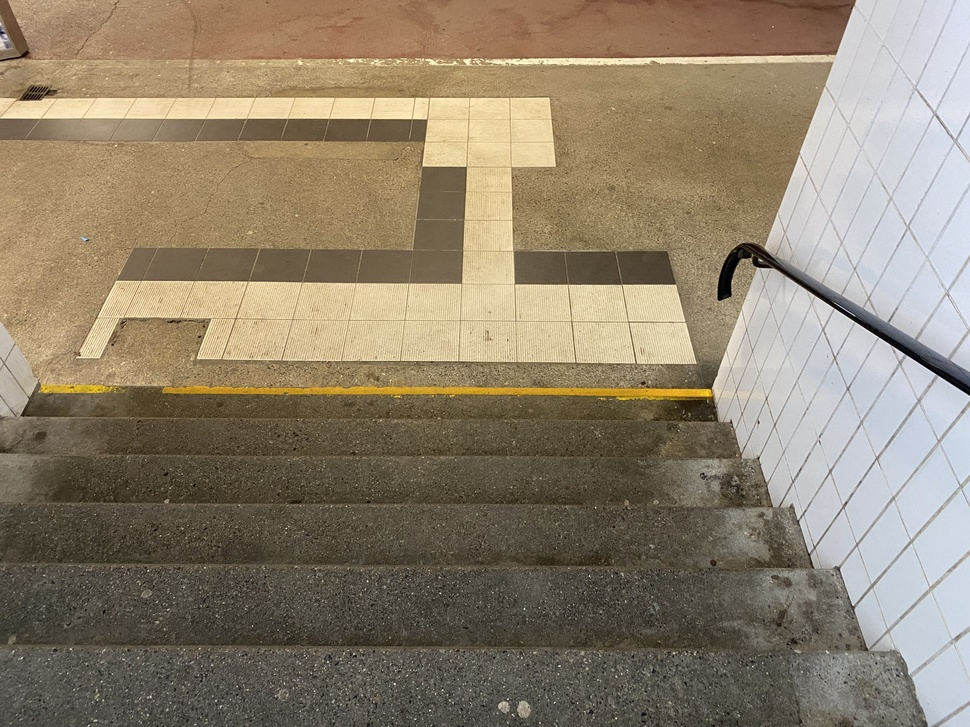
#> input picture Test_Bilder/IMG_7553.jpeg, 970 x 727 px, shrunk from 4032 x 3024 before the run, found by its file name
$ jupyter execute test_img7553.ipynb   (older library calls are emulated)
#> lines starting #> are read from the running program, lines starting #| are printed output that depends on the picture; after the words box and inside, x2 and y2 are one past the last pixel; in counts of white or black regions, pixels touching at a corner belong together
[cell 1]
import numpy as np
import cv2
import matplotlib.pyplot as plt

[cell 2]
img = cv2.imread("/Users/hendricpopma/Documents/Uni/Uni_6_Sem/Bums/project_bums/Test_Bilder/IMG_7553.jpeg", 0 )
plt.gray()

[cell 3]
gauss = cv2.GaussianBlur(img, None, 30)
plt.imshow(gauss)
t, seg = cv2.threshold(img,150,1,cv2.THRESH_BINARY) #streifen = 200
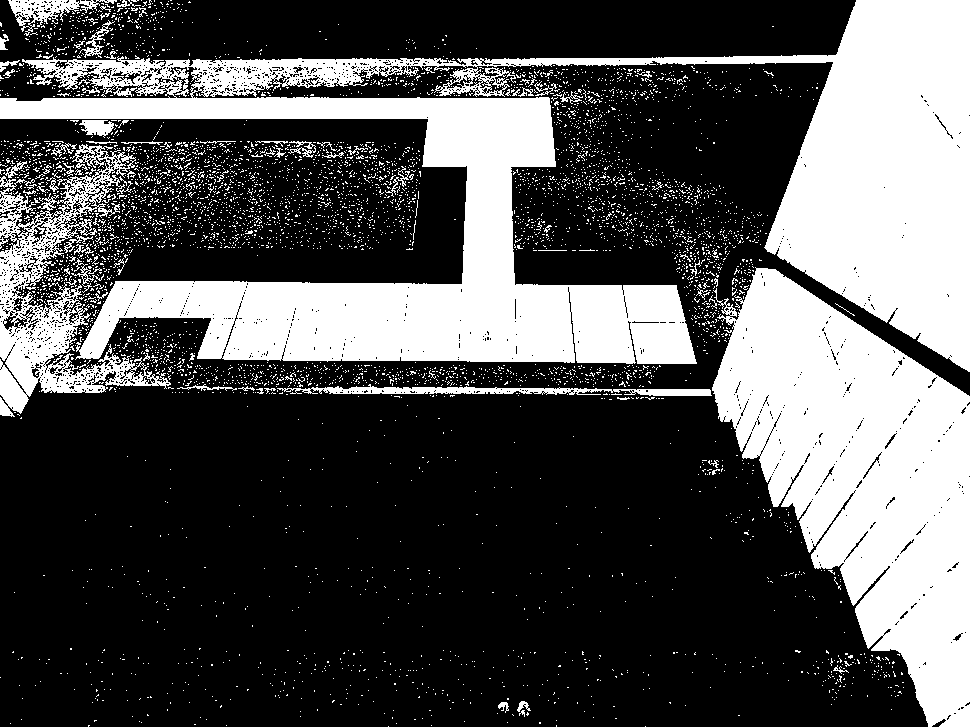
#> seg: shape (727, 970); values 0 (black) and 1 (white), 32.5% white; 5431 white regions (5339 under 20 px)
plt.imshow(seg)

[cell 4]
cnts, hierachy = cv2.findContours(seg, cv2.RETR_EXTERNAL, cv2.CHAIN_APPROX_SIMPLE)
#> cnts = 5410 contours, 5382 with area under 20; largest, box (x1, y1, x2, y2) and area: (0, 0, 970, 372) 129340, (712, 267, 970, 727) 65358, (0, 144, 171, 417) 15782, (277, 384, 712, 396) 1919, (8, 0, 117, 36) 1236
out = cv2.merge((img, img, img))

cv2.drawContours(out, cnts, -1, [255,0,0], 10)
plt.imshow(out)
area = []
for cnt in cnts:
    area.append(cv2.contourArea(cnt))
#> this loop made 5410 passes
#> cnt on passes 1 to 3: [[645, 726]], [[388, 726]], [[556, 725], [556, 726]]
#> after the loop, area = 5410 values, max 129339.5 at index 5401, min 0 at index 0, mean 40.17
max(area)
#> Out = 129339.5

[cell 5]
derx=cv2.Sobel(gauss, cv2.CV_32F, 1, 0, ksize=1)
dery=cv2.Sobel(gauss, cv2.CV_32F, 0, 1, ksize=1)
gradmag=np.sqrt(derx**2 + dery**2)
plt.imshow(gradmag)
gradmag_w = (gradmag).astype('uint8')
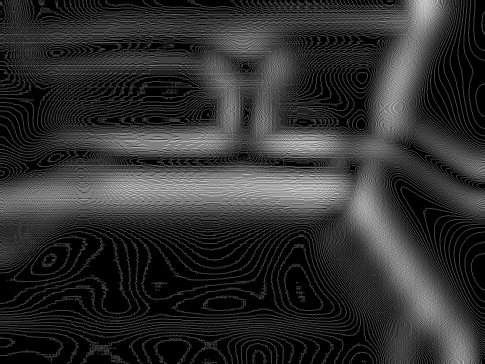
#> gradmag_w: shape (727, 970) (shown at 1/2 size); min 0, max 4, mean 0.736; drawn with min black and max white
linesh = cv2.HoughLinesP(gradmag_w, 1, np.pi/180, 60,
                        minLineLength=100, maxLineGap=10)
#> linesh = 1249 rows, first 6: [306, 14, 952, 660], [240, 9, 957, 726], [377, 103, 969, 695], [363, 99, 955, 691], [319, 7, 962, 650], [235, 11, 950, 726]

lines=np.squeeze(linesh)
#> lines has the same summary as linesh
img_rgb = cv2.merge((img, img, img))
for (x1,y1,x2,y2) in lines:
    cv2.line(img_rgb, (x1,y1), (x2,y2), (255,0,0))
#> this loop made 1249 passes
plt.imshow(img_rgb)

[cell 6]
derx=cv2.Sobel(img, cv2.CV_32F, 1, 0, ksize=1)
dery=cv2.Sobel(img, cv2.CV_32F, 0, 1, ksize=1)
gradmag=np.sqrt(derx**2 + dery**2)
plt.imshow(gradmag > 80)
gradmag_w = (gradmag > 80).astype('uint8')
#> gradmag_w: shape (727, 970); values 0 (black) and 1 (white), 2.1% white in thin lines or dots

[cell 7]
derx=cv2.Sobel(img, cv2.CV_32F, 1, 0,)
dery=cv2.Sobel(img, cv2.CV_32F, 0, 1,)
gradmag=np.sqrt(derx**2 + dery**2)
plt.imshow(gradmag > 200)
gradmag_w = (gradmag > 200).astype('uint8')
#> gradmag_w: shape (727, 970); values 0 (black) and 1 (white), 3.9% white in thin lines or dots

[cell 8]
lapl = cv2.Laplacian(img, cv2.CV_16S,ksize=29)
#> lapl: shape (727, 970) int16; every value is -32768
plt.imshow(lapl > 500)

[cell 9]
gradmag_w2 = cv2.dilate(gradmag_w, np.ones((3,3)), iterations=1) #7
#> gradmag_w2: shape (727, 970); values 0 (black) and 1 (white), 12.3% white; 1607 white regions (890 under 20 px), largest, box (x1, y1, x2, y2) and area: (0, 83, 698, 377) 15799, (521, 60, 970, 570) 11617, (828, 400, 970, 653) 3975
plt.imshow(gradmag_w2)

[cell 10]
linesh = cv2.HoughLinesP(gradmag_w, 1, np.pi/180, 60,
                        minLineLength=100, maxLineGap=10)
#> linesh = 46 rows, first 6: [66, 97, 549, 97], [39, 98, 549, 98], [550, 59, 836, 54], [0, 118, 428, 118], [341, 282, 462, 284], [137, 119, 428, 119]

lines=np.squeeze(linesh)
#> lines has the same summary as linesh
img_rgb = cv2.merge((img, img, img))
for (x1,y1,x2,y2) in lines:
    cv2.line(img_rgb, (x1,y1), (x2,y2), (255,0,0))
#> this loop made 46 passes
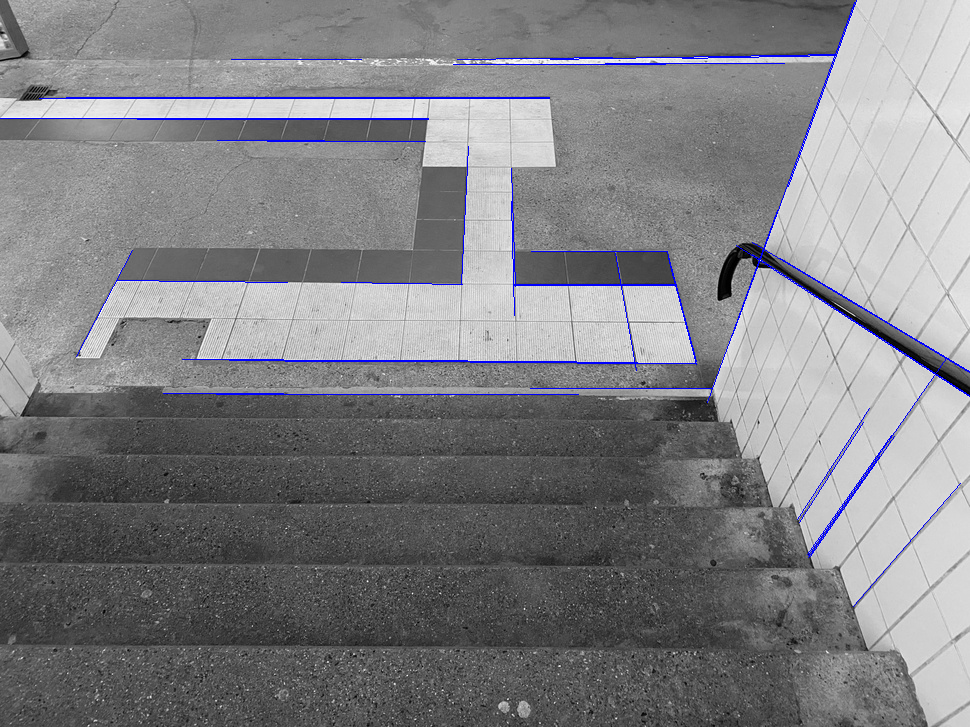
#> img_rgb: shape (727, 970, 3); mean of channels 0, 1, 2 132.2, 129.1, 129.1; drawn as B, G, R
plt.imshow(img_rgb)

[cell 11]
black = np.zeros(np.shape(img), dtype='uint8')
for (x1, y1, x2, y2) in lines:
    cv2.line(black, (x1,y1), (x2,y2), (255,255,255), thickness=10)
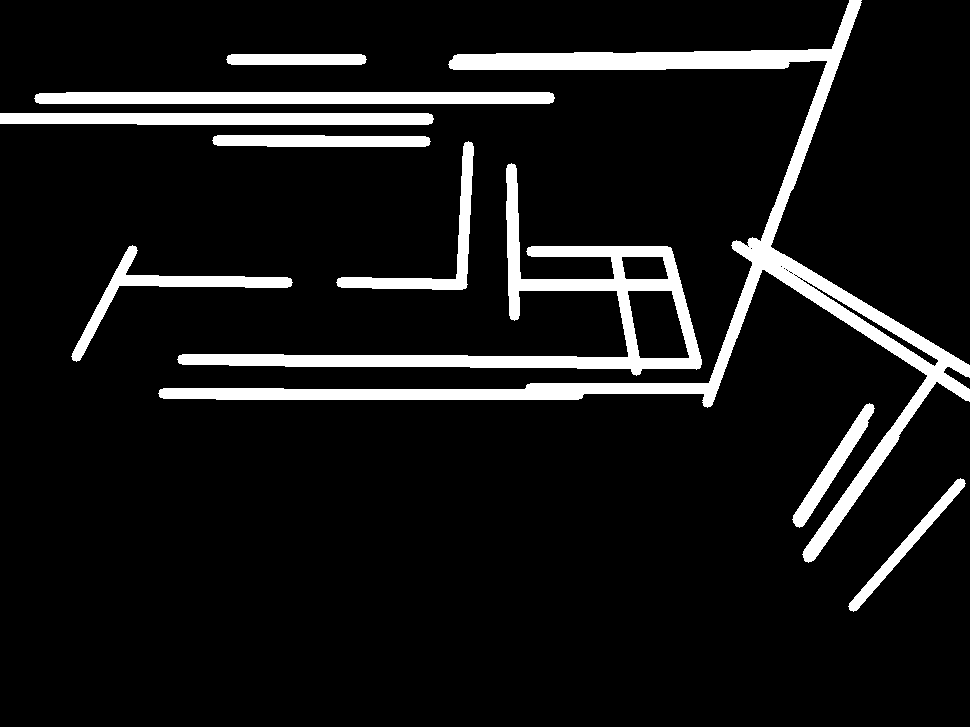
#> black: shape (727, 970); 9.3% white; 10 white regions
plt.imshow(black)

[cell 12]
lines_to_plot = lines[0][0:2] + lines[0][2:4]
#> lines_to_plot = [615, 194]
#cv2.fillPoly(black, pts=[lines_to_plot], color=(255,255,255))
lines_to_plot
#> Out = [615, 194]

[cell 13]
cnts, hierachy = cv2.findContours(black, cv2.RETR_EXTERNAL, cv2.CHAIN_APPROX_SIMPLE)
#> cnts = 10 contours; largest, box (x1, y1, x2, y2) and area: (158, 0, 970, 563) 25996, (177, 163, 702, 376) 16678, (34, 92, 555, 104) 5654, (0, 113, 434, 125) 4610, (71, 245, 293, 362) 2912
out = cv2.merge((img, img, img))
cv2.drawContours(out, cnts, -1, [255,0,0], 10)
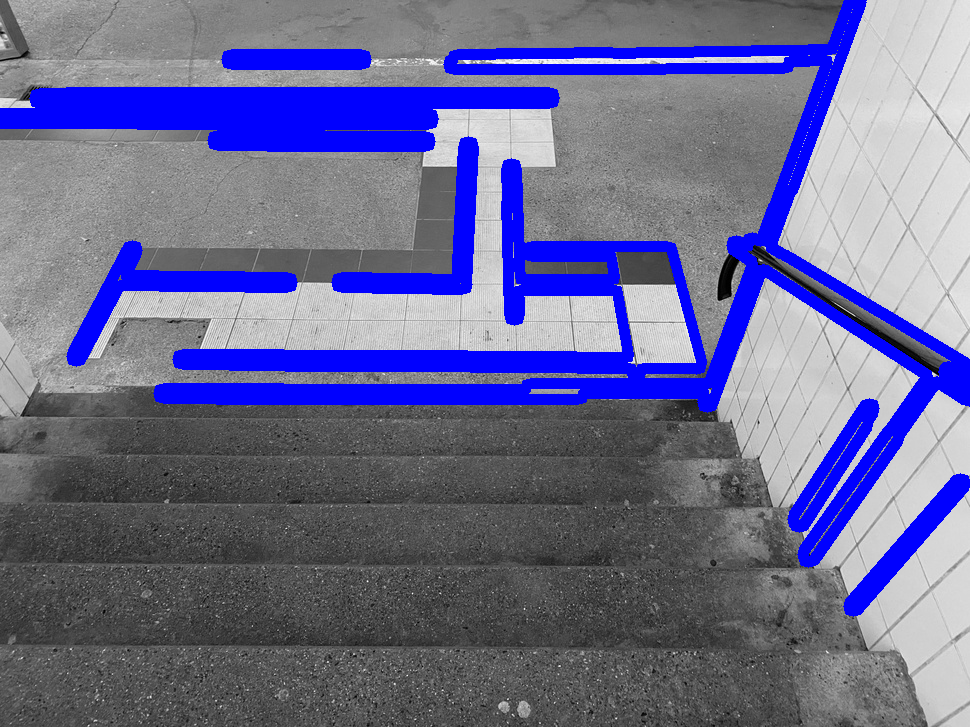
#> out: shape (727, 970, 3); mean of channels 0, 1, 2 146.3, 106.5, 106.5; drawn as B, G, R
plt.imshow(out)

$ run again, with Test_Bilder/IMG_7545.jpeg copied over Test_Bilder/IMG_7553.jpeg
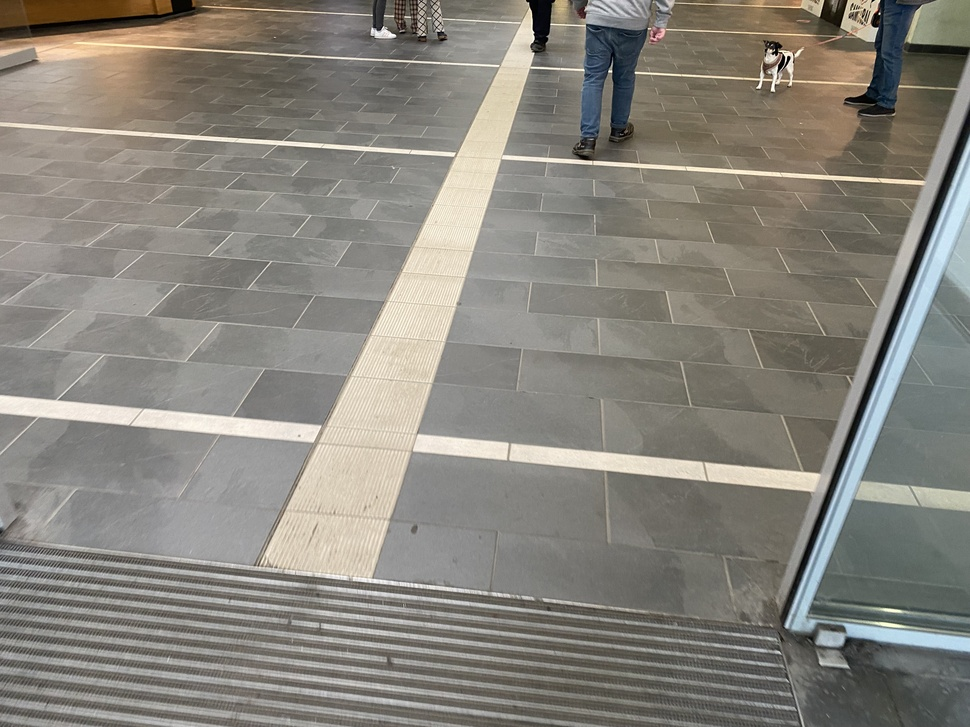
#> input picture Test_Bilder/IMG_7545.jpeg, 970 x 727 px, shrunk from 4032 x 3024 before the run, found by its file name
#> seg: shape (727, 970); values 0 (black) and 1 (white), 25.2% white; 1478 white regions (1329 under 20 px)
#> `cnts, hierachy = cv2.findContours(seg, cv2.RETR_EXTERNAL, cv2.CHAIN_AP..`: cnts = 767 contours, 699 with area under 20; largest, box (x1, y1, x2, y2) and area: (0, 0, 970, 600) 339084, (785, 138, 970, 652) 13524, (0, 651, 531, 720) 2324, (16, 641, 511, 704) 2002, (27, 577, 593, 645) 1896
#> the loop `for cnt in cnts:` made 767 passes
#> cnt on passes 1 to 3: [[596, 726], [600, 726]], [[438, 726], [439, 726]], [[225, 726]]
#> after the loop `for cnt in cnts:`: area = 767 values, max 339084.5 at index 763, min 0 at index 0, mean 496.2
#> `max(area)`: Out = 339084.5
#> `linesh = cv2.HoughLinesP(gradmag_w, 1, np.pi/180, 60, minLineLength=10..`: linesh = 1335 rows, first 6: [388, 407, 863, 448], [140, 607, 393, 354], [277, 298, 718, 129], [362, 662, 577, 1], [190, 0, 570, 380], [815, 561, 969, 715]
#> `lines=np.squeeze(linesh)`: lines has the same summary as linesh
#> the loop `for (x1,y1,x2,y2) in lines:` made 1335 passes
#> lapl: shape (727, 970) int16; every value is -32768
#> gradmag_w2: shape (727, 970); values 0 (black) and 1 (white), 17.5% white; 412 white regions (197 under 20 px), largest, box (x1, y1, x2, y2) and area: (0, 352, 822, 727) 36363, (0, 0, 926, 392) 26300, (782, 134, 970, 633) 5300
#> `linesh = cv2.HoughLinesP(gradmag_w, 1, np.pi/180, 60, minLineLength=10..`: linesh = 152 rows, first 6: [2, 651, 603, 725], [0, 637, 708, 724], [634, 71, 870, 83], [104, 45, 498, 66], [5, 122, 458, 153], [789, 594, 968, 103]
#> `lines=np.squeeze(linesh)`: lines has the same summary as linesh
#> the loop `for (x1,y1,x2,y2) in lines:` made 152 passes
#> the loop `for (x1, y1, x2, y2) in lines:` made 152 passes
#> after the loop `for (x1, y1, x2, y2) in lines:`:
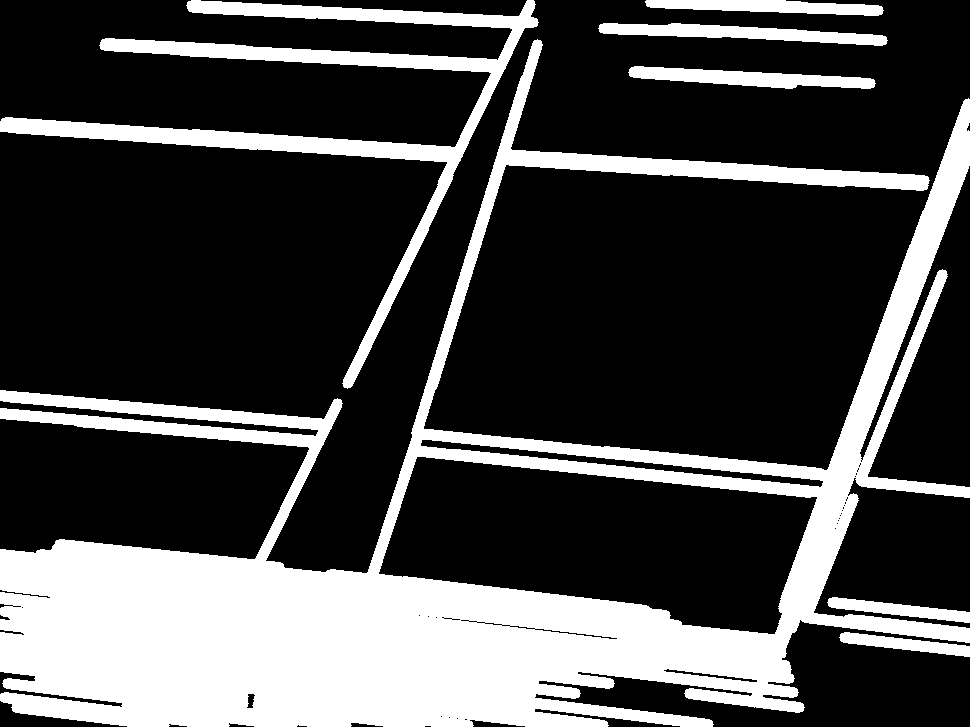
#> black: shape (727, 970); 27.7% white; 7 white regions
#> lines_to_plot = [605, 1376]
#> `cnts, hierachy = cv2.findContours(black, cv2.RETR_EXTERNAL, cv2.CHAIN_..`: cnts = 7 contours; box (x1, y1, x2, y2) and area: (0, 39, 970, 727) 211342, (0, 0, 539, 389) 19988, (598, 23, 888, 46) 3002, (628, 66, 876, 89) 2846, (645, 0, 884, 16) 2270, (827, 597, 970, 623) 1426, (839, 632, 970, 657) 1304
#> `cv2.drawContours(out, cnts, -1, [255,0,0], 10)`:
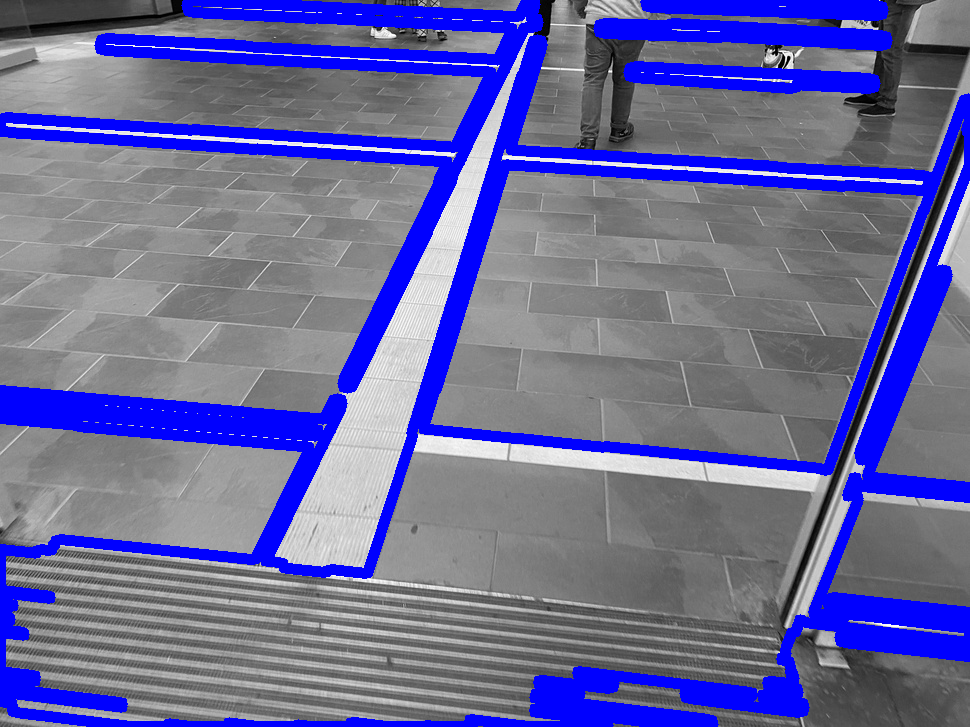
#> out: shape (727, 970, 3); mean of channels 0, 1, 2 155.2, 105, 105; drawn as B, G, R
